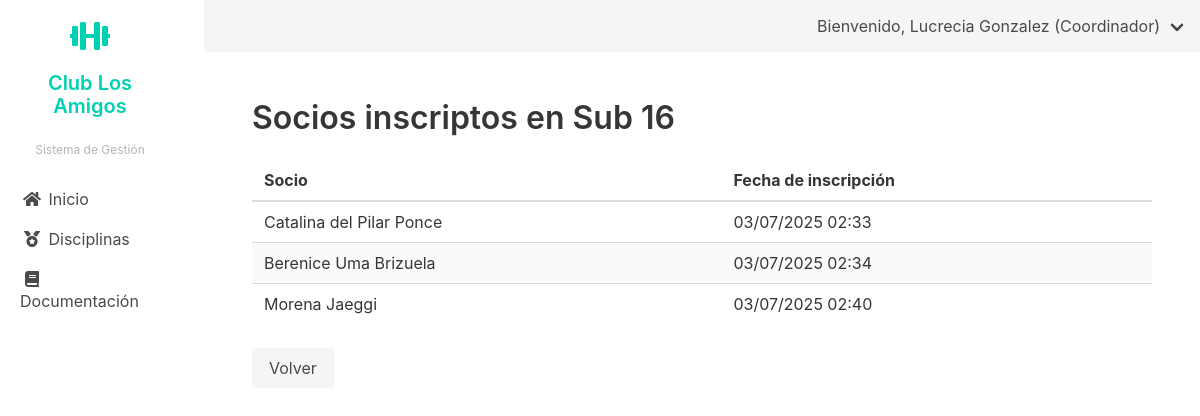
The app's page /disciplinas/categoria/4/inscriptos/ (signed in) with its own data.
### disciplinas/models.py (models this page shows, shortened)
class Categoria(models.Model):
    disciplina = models.ForeignKey(Disciplina, on_delete=models.CASCADE, related_name='categorias')
    nombre = models.CharField(max_length=100)
    profesores = models.ManyToManyField(PerfilUsuario, related_name='categorias')
    horario = models.ForeignKey(Horario, on_delete=models.PROTECT)
    cupo_maximo = models.IntegerField()
    especialidad = models.CharField(max_length=100, blank=True)

class Inscripcion(models.Model):
    socio = models.ForeignKey(Socio, on_delete=models.CASCADE, related_name='inscripciones')
    categoria = models.ForeignKey(Categoria, on_delete=models.CASCADE, related_name='inscritos')
    fecha_inscripcion = models.DateTimeField(auto_now_add=True)
    activa = models.BooleanField(default=True)
    class Meta:
        unique_together = ('socio', 'categoria')

### socios/models.py (models this page shows, shortened)
class Socio(models.Model):
    perfil_usuario = models.OneToOneField(PerfilUsuario, on_delete=models.CASCADE, related_name='socio', null=True, blank=True)
    tipo_socio = models.ForeignKey(TipoSocio, on_delete=models.PROTECT)
    fecha_afiliacion = models.DateField()
    observaciones = models.TextField(blank=True, null=True)
    fecha_registro = models.DateTimeField(auto_now_add=True)
    fecha_actualizacion = models.DateTimeField(auto_now=True)
    class Meta:
        verbose_name = 'Socio'
        verbose_name_plural = 'Socios'
        ordering = ['-fecha_registro']

### usuarios/models.py (models this page shows, shortened)
class PerfilUsuario(models.Model):
    TIPO_DOCUMENTO_CHOICES = [
        ('DNI', 'DNI'),
        ('CE', 'Carné de Extranjería'),
        ('PAS', 'Pasaporte'),
    ]
    ESTADO_SOCIO_CHOICES = [
        ('ACTIVO', 'Activo'),
        ('INACTIVO', 'Inactivo'),
        ('SUSPENDIDO', 'Suspendido'),
        ('PENDIENTE', 'Pendiente de Aprobación'),
        ('RETIRADO', 'Retirado'),
    ]
    usuario = models.OneToOneField(User, on_delete=models.CASCADE, related_name='perfil')
    tipo_documento = models.CharField(max_length=3, choices=TIPO_DOCUMENTO_CHOICES, default='DNI')
    numero_documento = models.CharField(max_length=20, unique=True)
    telefono = models.CharField(max_length=15, blank=True, null=True)
    direccion = models.TextField(blank=True, null=True)
    fecha_nacimiento = models.DateField(blank=True, null=True)
    estado_socio = models.CharField(max_length=10, choices=ESTADO_SOCIO_CHOICES, default='ACTIVO',
                                   verbose_name='Estado como Socio')
    fecha_registro = models.DateTimeField(auto_now_add=True)
    fecha_actualizacion = models.DateTimeField(auto_now=True)
    class Meta:
        verbose_name = 'Perfil de Usuario'
        verbose_name_plural = 'Perfiles de Usuario'

### disciplinas/views.py (the view)
# urls.py: path('categoria/<int:categoria_pk>/inscriptos/', views.socios_inscriptos_categoria, name='socios_inscriptos_categoria'),
@login_required
@coordinador_required
def socios_inscriptos_categoria(request, categoria_pk):
    categoria = get_object_or_404(Categoria, pk=categoria_pk)
    inscripciones = Inscripcion.objects.filter(categoria=categoria, activa=True).select_related('socio__perfil_usuario__usuario')
    return render(request, 'disciplinas/socios_inscriptos_categoria.html', {
        'categoria': categoria,
        'inscripciones': inscripciones,
    })

### usuarios/context_processors.py (called while the page is built)
def user_role_context(request):
    if request.user.is_authenticated:
        user_groups = request.user.groups.all()
        if user_groups.filter(name='Coordinador').exists():
            user_role = 'Coordinador'
        elif user_groups.filter(name='Tesoreria').exists():
            user_role = 'Tesoreria'
        elif user_groups.filter(name='Comision').exists():
            user_role = 'Comision'
        elif user_groups.filter(name='Administrador').exists():
            user_role = 'Administrador'
        else:
            user_role = 'Default'
    else:
        user_role = 'Default'
    return {
        'user_role': user_role
    }

### disciplinas/templates/disciplinas/socios_inscriptos_categoria.html
{% extends 'usuarios/base_coordinador.html' %}
{% block content %}
<div class="container">
    <h1 class="title">Socios inscriptos en {{ categoria.nombre }}</h1>
    <table class="table is-fullwidth is-striped">
        <thead>
            <tr>
                <th>Socio</th>
                <th>Fecha de inscripción</th>
            </tr>
        </thead>
        <tbody>
            {% for insc in inscripciones %}
            <tr>
                <td>{{ insc.socio.perfil_usuario.usuario.get_full_name }}</td>
                <td>{{ insc.fecha_inscripcion|date:"d/m/Y H:i" }}</td>
            </tr>
            {% empty %}
            <tr><td colspan="2" class="has-text-grey">No hay inscriptos en esta categoría.</td></tr>
            {% endfor %}
        </tbody>
    </table>
    <a href="{% url 'disciplinas:lista_disciplinas_coordinador' %}" class="button is-light">Volver</a>
</div>
{% endblock %}

### templates/base.html (shortened to what this page needs)
<!DOCTYPE html>
<html lang="es">
<head>
    <link rel="stylesheet" href="https://cdn.jsdelivr.net/npm/bulma@0.9.4/css/bulma.min.css">
    <link rel="stylesheet" href="https://cdnjs.cloudflare.com/ajax/libs/font-awesome/5.15.4/css/all.min.css">
</head>
<body>
    <div class="columns is-fullheight">
        <div class="column is-2 is-sidebar-menu">
            {% block sidebar_menu %}{% endblock %}
        </div>
        <div class="column">
            <nav class="navbar is-light" role="navigation" aria-label="main navigation">
                <div class="navbar-menu">
                    <div class="navbar-end">
                        {% if request.user.is_authenticated %}
                            <div class="navbar-item has-dropdown is-hoverable">
                                <a class="navbar-link">
                                    Bienvenido, {{ request.user.get_full_name }} ({{ request.user.groups.first.name }})
                                </a>
                            </div>
                        {% else %}
                            <div class="navbar-item">
                                <a class="button is-primary" href="{% url 'usuarios:login' %}">
                                    Iniciar sesión
                                </a>
                            </div>
                        {% endif %}
                    </div>
                </div>
            </nav>
            <div class="section">
                {% block content %}{% endblock %}
            </div>
        </div>
    </div>
</body>
</html>

### records on screen
Categoria: nombre "Sub 16"
Inscripcion: socio.perfil_usuario.usuario.get_full_name "Catalina del Pilar Ponce", fecha_inscripcion "03/07/2025 02:33"
Inscripcion: socio.perfil_usuario.usuario.get_full_name "Berenice Uma Brizuela", fecha_inscripcion "03/07/2025 02:34"
Inscripcion: socio.perfil_usuario.usuario.get_full_name "Morena Jaeggi", fecha_inscripcion "03/07/2025 02:40"

### other values on screen
{{ request.user.get_full_name }} "Lucrecia Gonzalez"
{{ request.user.groups.first.name }} "Coordinador"
